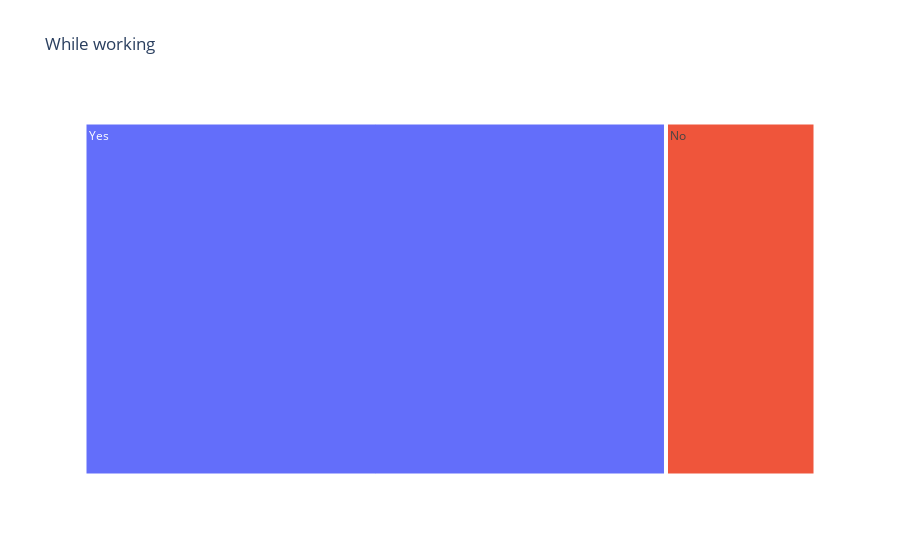
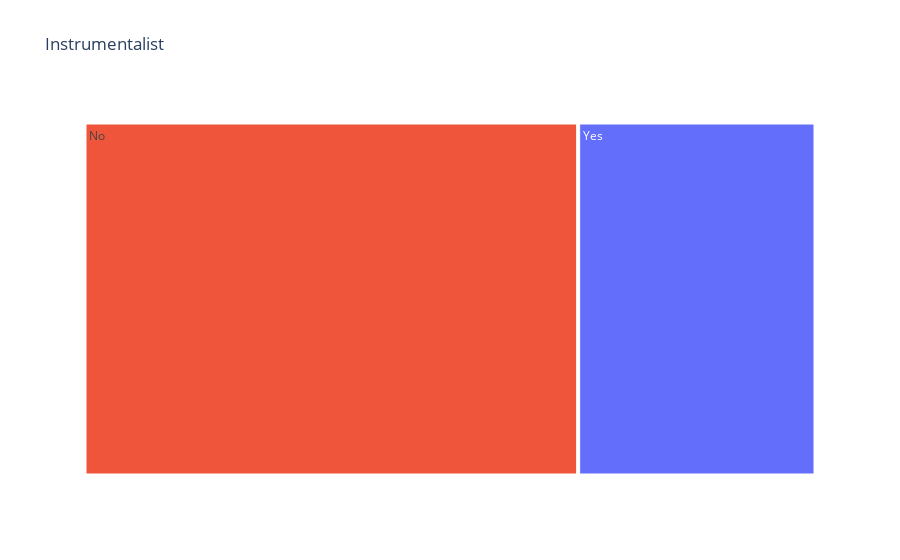
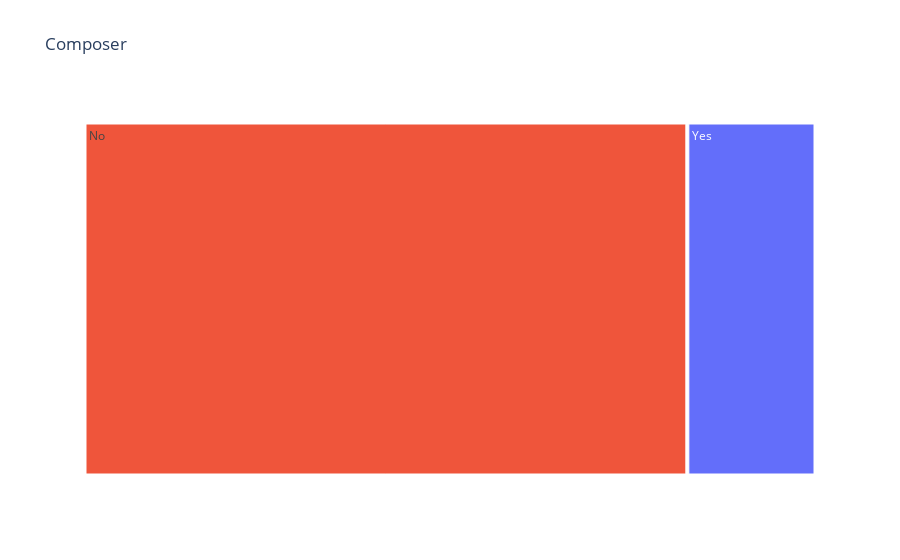
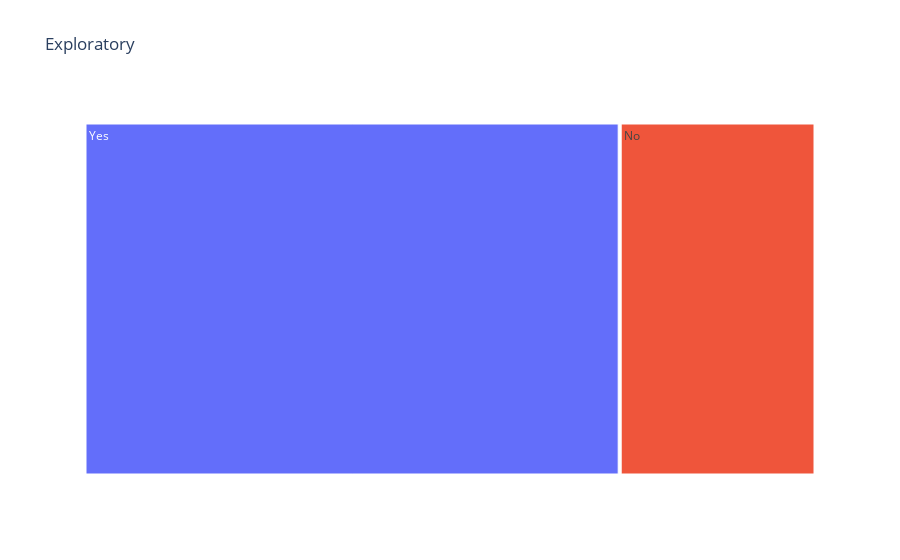

The code cell stored with these charts, in order, in its notebook:
### Markdown cell above
Here i'll check (Yes/No) information in my dataset. I think that this will be interesting. And i think that there is no need in analysis because it is obvious

### Code cell
#Create new df with a new column 'Calc'
dfBoolean = dfcop.loc[:,['While working','Instrumentalist','Composer','Exploratory','Foreign languages']]
dfBoolean['Calc'] = 1

#Plot1
fig = px.treemap(
    dfBoolean, 
    path=['While working'],
    title='While working',
    values='Calc',
    color_discrete_sequence=[px.colors.qualitative.Plotly[0], px.colors.qualitative.Plotly[1]],
)
fig.show()

#Plot2
fig = px.treemap(
    dfBoolean, 
    path=['Instrumentalist'],
    title='Instrumentalist',
    values='Calc',
    color_discrete_sequence=[px.colors.qualitative.Plotly[1], px.colors.qualitative.Plotly[0]]
)
fig.show()

#Plot3
fig = px.treemap(
    dfBoolean, 
    path=['Composer'],
    title='Composer',
    values='Calc',
    color_discrete_sequence=[px.colors.qualitative.Plotly[1], px.colors.qualitative.Plotly[0]]
)
fig.show()

#Plot4
fig = px.treemap(
    dfBoolean, 
    path=['Exploratory'],
    title='Exploratory',
    values='Calc',
    color_discrete_sequence=[px.colors.qualitative.Plotly[0], px.colors.qualitative.Plotly[1]]
)
fig.show()

#Plot5
fig = px.treemap(
    dfBoolean, 
    path=['Foreign languages'],
    title='Foreign languages',
    values='Calc',
    color_discrete_sequence=[px.colors.qualitative.Plotly[0], px.colors.qualitative.Plotly[1]]
)
fig.show()

### Figure 1 — Plotly figure (JSON) as saved in the notebook; plotly's stock layout.template omitted (floating-point values rounded to 4 significant figures)
{"data": [{"branchvalues": "total", "domain": {"x": [0, 1], "y": [0, 1]}, "hovertemplate": "labels=%{label}<br>Calc=%{value}<br>parent=%{parent}<br>id=%{id}<extra></extra>", "ids": ["No", "Yes"], "labels": ["No", "Yes"], "name": "", "parents": ["", ""], "type": "treemap", "values": [126, 490]}], "layout": {"legend": {"tracegroupgap": 0}, "title": {"text": "While working"}, "treemapcolorway": ["#636EFA", "#EF553B"]}}

### Figure 2 — Plotly figure (JSON) as saved in the notebook; plotly's stock layout.template omitted (floating-point values rounded to 4 significant figures)
{"data": [{"branchvalues": "total", "domain": {"x": [0, 1], "y": [0, 1]}, "hovertemplate": "labels=%{label}<br>Calc=%{value}<br>parent=%{parent}<br>id=%{id}<extra></extra>", "ids": ["No", "Yes"], "labels": ["No", "Yes"], "name": "", "parents": ["", ""], "type": "treemap", "values": [416, 200]}], "layout": {"legend": {"tracegroupgap": 0}, "title": {"text": "Instrumentalist"}, "treemapcolorway": ["#EF553B", "#636EFA"]}}

### Figure 3 — Plotly figure (JSON) as saved in the notebook; plotly's stock layout.template omitted (floating-point values rounded to 4 significant figures)
{"data": [{"branchvalues": "total", "domain": {"x": [0, 1], "y": [0, 1]}, "hovertemplate": "labels=%{label}<br>Calc=%{value}<br>parent=%{parent}<br>id=%{id}<extra></extra>", "ids": ["No", "Yes"], "labels": ["No", "Yes"], "name": "", "parents": ["", ""], "type": "treemap", "values": [508, 108]}], "layout": {"legend": {"tracegroupgap": 0}, "title": {"text": "Composer"}, "treemapcolorway": ["#EF553B", "#636EFA"]}}

### Figure 4 — Plotly figure (JSON) as saved in the notebook; plotly's stock layout.template omitted (floating-point values rounded to 4 significant figures)
{"data": [{"branchvalues": "total", "domain": {"x": [0, 1], "y": [0, 1]}, "hovertemplate": "labels=%{label}<br>Calc=%{value}<br>parent=%{parent}<br>id=%{id}<extra></extra>", "ids": ["No", "Yes"], "labels": ["No", "Yes"], "name": "", "parents": ["", ""], "type": "treemap", "values": [165, 451]}], "layout": {"legend": {"tracegroupgap": 0}, "title": {"text": "Exploratory"}, "treemapcolorway": ["#636EFA", "#EF553B"]}}
